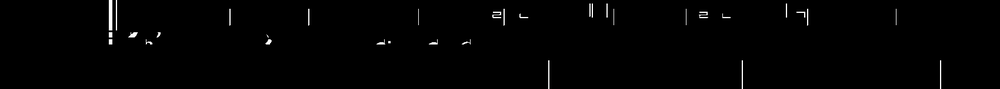
#> input picture tools/omr-server/debug_voicesep/spike_p8_Co-SA_0_test_up_voice.png, 1000 x 89 px, shrunk from 1700 x 152 before the run
$ python -i spike.py   (imports and definitions only)
#> lines starting #> are read from the running program, lines starting #| are printed output that depends on the picture; after the words box and inside, x2 and y2 are one past the last pixel; in counts of white or black regions, pixels touching at a corner belong together
"""
Voice separation spike: separate shared staves by stem direction.

Given a crop with two voices (stems up + stems down), produce two separate images.
Algorithm:
1. Binarize
2. Detect staff lines (preserve for output)
3. Find stems (vertical strokes via morphology)
4. Find noteheads (connected components/blobs)
5. Classify each notehead by stem direction
6. Grow regions: for each classified notehead, grow a region to include attached stems and beams
7. Reconstruct two images with staff lines + grown regions
"""

import cv2
import numpy as np
import logging

# [1 line not run here, left out]
log = logging.getLogger(__name__)


def binarize(img):
    """Convert to grayscale and binarize (stems/noteheads black = 255)."""
    if len(img.shape) == 3:
        gray = cv2.cvtColor(img, cv2.COLOR_BGR2GRAY)
    else:
        gray = img.copy()
    # Invert so black music notation becomes 255
    _, binary = cv2.threshold(gray, 0, 255, cv2.THRESH_BINARY_INV + cv2.THRESH_OTSU)
    return binary


def detect_staff_lines(binary):
    """Detect staff line rows using horizontal morphological opening."""
    h, w = binary.shape
    kernel_width = max(w // 4, 100)
    kernel = cv2.getStructuringElement(cv2.MORPH_RECT, (kernel_width, 1))
    horiz = cv2.morphologyEx(binary, cv2.MORPH_OPEN, kernel)

    # Find rows that are mostly staff (long horizontal runs)
    row_sums = np.sum(horiz, axis=1) / 255
    threshold = w * 0.15
    staff_rows = (row_sums > threshold).astype(np.uint8)

    # Group into individual lines
    lines = []
    in_line = False
    start = 0
    for i, val in enumerate(staff_rows):
        if val and not in_line:
            start = i
            in_line = True
        elif not val and in_line:
            lines.append((start, i - 1))
            in_line = False
    if in_line:
        lines.append((start, len(staff_rows) - 1))

    # Merge nearby lines
    if not lines:
        return [], []

    merged = [lines[0]]
    for top, bot in lines[1:]:
        prev_top, prev_bot = merged[-1]
        if top - prev_bot <= 3:
            merged[-1] = (prev_top, bot)
        else:
            merged.append((top, bot))

    # Calculate staff spacing
    line_centers = [(t + b) / 2 for t, b in merged]
    gaps = [line_centers[i + 1] - line_centers[i] for i in range(len(line_centers) - 1)]
    staff_spacing = np.median(gaps) if gaps else 10

    return merged, staff_spacing


def remove_staff_lines(binary, lines):
    """Mask out staff lines, keep noteheads and stems."""
    result = binary.copy()
    if not lines:
        return result

    for top, bot in lines:
        margin = int((bot - top + 1) * 1.2)
        y1 = max(0, top - margin)
        y2 = min(result.shape[0], bot + margin + 1)
        result[y1:y2, :] = 0

    return result


def find_stems(binary, staff_spacing):
    """
    Find stems as vertical strokes.
    Stems are roughly staff_spacing tall. Use vertical morphological opening.
    """
    if staff_spacing < 2:
        staff_spacing = 10

    # Create vertical kernel (roughly 2x staff spacing = 1.5-2 spaces)
    kernel_height = int(staff_spacing * 1.8)
    kernel_height = max(3, kernel_height)

    v_kernel = cv2.getStructuringElement(cv2.MORPH_RECT, (1, kernel_height))

    # Morphological opening: keeps vertical structures
    stems = cv2.morphologyEx(binary, cv2.MORPH_OPEN, v_kernel)

    return stems


def find_noteheads(binary_no_staff, stems, staff_spacing):
    """
    Find noteheads as blobs near stems.
    Strategy: connected components on the original binary, filter by size/shape.
    """
    num_features, labeled = cv2.connectedComponents(binary_no_staff)

    noteheads = []
    for label_id in range(1, num_features + 1):
        mask = (labeled == label_id)
        y, x = np.where(mask)

        if len(y) < 5:  # Too small
            continue

        # Notehead diameter ~= staff spacing (roughly)
        min_y, max_y = y.min(), y.max()
        min_x, max_x = x.min(), x.max()
        h = max_y - min_y + 1
        w = max_x - min_x + 1

        # Noteheads are roughly circular, height ≈ staff_spacing / 1.5
        expected_h = int(staff_spacing / 1.5)
        if abs(h - expected_h) > expected_h * 0.8:
            continue

        # Aspect ratio close to 1 (ellipse)
        aspect = w / h if h > 0 else 0
        if not (0.5 < aspect < 2.0):
            continue

        cy = (min_y + max_y) / 2
        cx = (min_x + max_x) / 2
        noteheads.append({
            'label': label_id,
            'mask': mask,
            'cx': cx,
            'cy': cy,
            'y_min': min_y,
            'y_max': max_y,
            'x_min': min_x,
            'x_max': max_x,
            'h': h,
            'w': w,
        })

    return noteheads


# [127 lines left out: functions classify_stem_direction, reconstruct_voices, not called in this run]


def separate_voices(img_path, output_base):
    """Main pipeline: load image, separate voices, save results."""
#> called with img_path = 'spike_p8_Co-SA_0_test_up_voice.png', output_base = 'out.png'
    log.info(f"Loading {img_path}")
    img = cv2.imread(img_path)
#> img is the input picture: shape (89, 1000, 3); min 0, max 255, mean 2.1
    if img is None:
        log.error(f"Failed to read {img_path}")
        return None

    # Step 1: Binarize
    binary = binarize(img)
#> in binarize, `_, binary = cv2.threshold(gray, 0, 255, cv2.THRESH_BINARY_INV + cv2.TH..`:
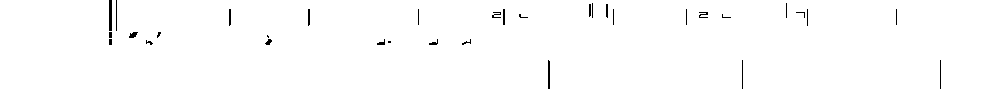
#> binary: shape (89, 1000); 99.1% white; black in thin lines or dots, all inside (x1, y1, x2, y2) = (109, 0, 941, 89)
    log.info(f"Binarized: shape {binary.shape}")

    # Step 2: Detect staff lines
    lines, staff_spacing = detect_staff_lines(binary)
#> in detect_staff_lines, `horiz = cv2.morphologyEx(binary, cv2.MORPH_OPEN, kernel)`:
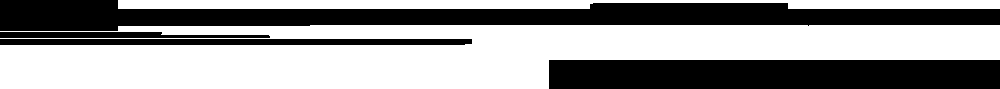
#> horiz: shape (89, 1000); 59.2% white; 4 black regions, box (x1, y1, x2, y2) and area: (0, 0, 1000, 31) 19148, (549, 60, 1000, 89) 13079, (0, 39, 472, 45) 2825, (0, 32, 270, 38) 1294
#> in detect_staff_lines, `row_sums = np.sum(horiz, axis=1) / 255`: row_sums = 89 values, max 1000 at index 31, min 0 at index 9, mean 591.6
#> in detect_staff_lines, `staff_rows = (row_sums > threshold).astype(np.uint8)`: staff_rows = 89 values, max 1 at index 0, min 0 at index 9, mean 0.82
#> the loop in detect_staff_lines, `for i, val in enumerate(staff_rows):` made 89 passes
#> (val, start, in_line) on passes 1, 26: (1, 0, True), (1, 25, True)
#> (val, in_line) on pass 10: (0, False)
#> after the loop in detect_staff_lines, `for i, val in enumerate(staff_rows):`: in_line = True; lines = [(0, 8)]; start = 25
#> in detect_staff_lines, `merged = [lines[0]]`: merged = [(0, 8)]
#> the loop in detect_staff_lines, `for top, bot in lines[1:]:` made 1 pass
#> (top, bot, prev_top, prev_bot) on pass 1: (25, 88, 0, 8)
#> after the loop in detect_staff_lines, `for top, bot in lines[1:]:`: merged = [(0, 8), (25, 88)]
#> in detect_staff_lines, `line_centers = [(t + b) / 2 for t, b in merged]`: line_centers = [4, 56.5]
#> in detect_staff_lines, `gaps = [line_centers[i + 1] - line_centers[i] for i in range(len(line_..`: gaps = [52.5]
#> in detect_staff_lines, `staff_spacing = np.median(gaps) if gaps else 10`: staff_spacing = 52.5
#> lines = [(0, 8), (25, 88)]; staff_spacing = 52.5
    log.info(f"Detected {len(lines)} staff lines, spacing={staff_spacing:.1f}")

    if not lines:
        log.error("No staff lines detected")
        return None

    # Create staff lines image for later inclusion
    staff_lines_img = np.zeros(binary.shape, dtype=np.uint8)
    for top, bot in lines:
        staff_lines_img[top:bot+1, :] = 255
#> this loop made 2 passes
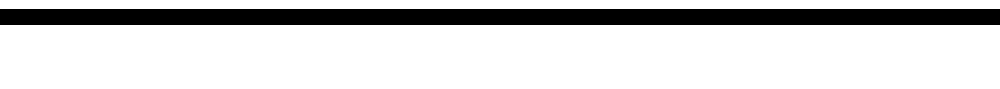
#> staff_lines_img: shape (89, 1000); 82% white; 1 black region, box (x1, y1, x2, y2) and area: (0, 9, 1000, 25) 16000

    # Step 3: Remove staff lines
    binary_no_staff = remove_staff_lines(binary, lines)
#> the loop in remove_staff_lines, `for top, bot in lines:` made 2 passes
#> (top, bot, margin, y1, y2) on passes 1 to 2: (0, 8, 10, 0, 19), (25, 88, 76, 0, 89)
#> after the loop in remove_staff_lines, `for top, bot in lines:`: result: shape (89, 1000); every value is 0

    # Step 4: Find stems
    stems = find_stems(binary_no_staff, staff_spacing)
#> in find_stems, `kernel_height = int(staff_spacing * 1.8)`: kernel_height = 94
#> in find_stems, `v_kernel = cv2.getStructuringElement(cv2.MORPH_RECT, (1, kernel_height))`: v_kernel = 94 values from 1 to 1
    log.info("Found stem structures")

    # Step 5: Find noteheads
    noteheads = find_noteheads(binary_no_staff, stems, staff_spacing)
#> in find_noteheads, `num_features, labeled = cv2.connectedComponents(binary_no_staff)`: labeled: shape (89, 1000) int32; every value is 0
#> in find_noteheads, `num_features, labeled = cv2.connectedComponents(binary_no_staff)`: num_features = 1
#> after the loop in find_noteheads, `for label_id in range(1, num_features + 1):`: noteheads = []
#> noteheads = []
    log.info(f"Found {len(noteheads)} potential noteheads")

    if len(noteheads) == 0:
        log.error("No noteheads found")
        return None

    # Step 6: Classify by stem direction
    classifications = []
    for notehead in noteheads:
        direction = classify_stem_direction(notehead, stems, lines, staff_spacing)
        classifications.append(direction)

    n_up = sum(1 for c in classifications if c == 'up')
    n_down = sum(1 for c in classifications if c == 'down')
    log.info(f"Classified: {n_up} stems-up, {n_down} stems-down")

    # Step 7: Reconstruct voices
    up_voice, down_voice = reconstruct_voices(binary_no_staff, noteheads, classifications, stems)

    # Add staff lines back to both voices for OMR
    up_with_staff = cv2.bitwise_or(up_voice, staff_lines_img)
    down_with_staff = cv2.bitwise_or(down_voice, staff_lines_img)

    # Save results
    cv2.imwrite(f"{output_base}_up_voice.png", up_with_staff)
    cv2.imwrite(f"{output_base}_down_voice.png", down_with_staff)
    log.info(f"Saved to {output_base}_up_voice.png, {output_base}_down_voice.png")

    # Create annotated debug image
    annotated = cv2.cvtColor(binary, cv2.COLOR_GRAY2BGR)
    for notehead, direction in zip(noteheads, classifications):
        cx, cy = int(notehead['cx']), int(notehead['cy'])
        r = int(notehead['h'] / 2 + 2)
        color = (0, 255, 0) if direction == 'up' else (0, 0, 255)  # Green=up, Red=down
        cv2.circle(annotated, (cx, cy), r, color, 2)
        # Draw a tiny arrow indicating stem direction
        if direction == 'up':
            cv2.arrowedLine(annotated, (cx, cy), (cx, cy - r), color, 1)
        else:
            cv2.arrowedLine(annotated, (cx, cy), (cx, cy + r), color, 1)

    cv2.imwrite(f"{output_base}_annotated.png", annotated)
    log.info(f"Saved annotated to {output_base}_annotated.png")

    return {
        'n_stems_up': n_up,
        'n_stems_down': n_down,
        'n_total': len(noteheads),
        'up_voice': up_voice,
        'down_voice': down_voice,
        'binary': binary,
        'binary_no_staff': binary_no_staff,
        'stems': stems,
    }


# [10 lines not run here, left out]

>>> result = separate_voices('spike_p8_Co-SA_0_test_up_voice.png', 'out.png')
